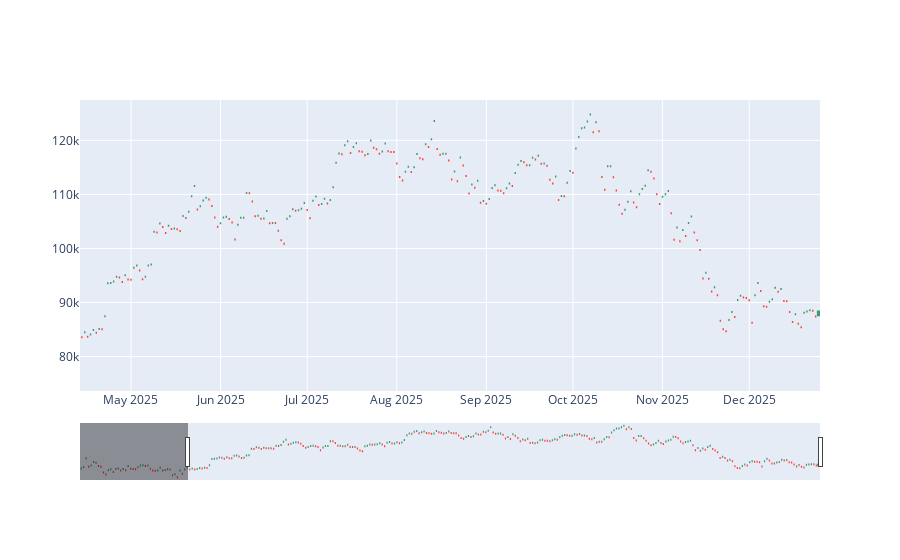

Notebook source saved alongside this figure:
### Code cell
import plotly.graph_objects as go 
fig = go.Figure(data=[
    go.Candlestick(
        x=candlestrick_data.index,
        open=candlestrick_data['Price', 'first'],
        high=candlestrick_data['Price', 'max'],
        low=candlestrick_data['Price', 'min'],
        close=candlestrick_data['Price', 'last']
    )
])

fig.show()

### Figure 1 — Plotly figure (JSON) as saved in the notebook; plotly's stock layout.template omitted (floating-point values rounded to 4 significant figures; data arrays with more than 128 entries replaced by an {"elided": "..."} marker saying what was removed)
{"data": [{"close": {"elided": "300 float values"}, "high": {"elided": "300 float values"}, "low": {"elided": "300 float values"}, "open": {"elided": "300 float values"}, "type": "candlestick", "x": {"elided": "300 str values"}}], "layout": {"autosize": true, "xaxis": {"autorange": false, "range": ["2025-04-13 08:32:32.5424", "2025-12-25 12:00"], "rangeslider": {"autorange": true, "range": ["2025-02-28 12:00", "2025-12-25 12:00"], "yaxis": {"_template": null, "rangemode": "match"}}, "type": "date"}, "yaxis": {"autorange": true, "range": [73640.0, 127500.0]}}}
